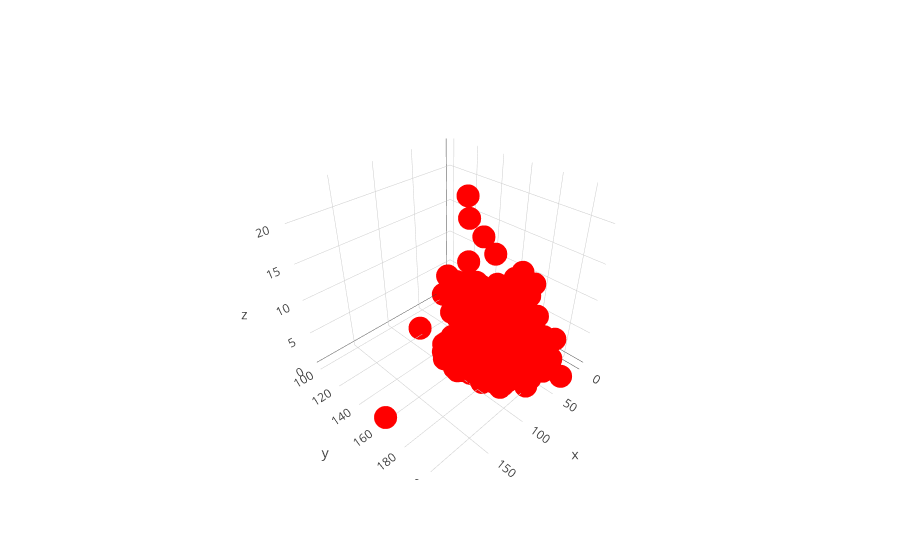

Source (notebook cell):
### Code cell
iplot([Scatter3d(x=s, y=q, z=v, mode='markers', marker={'color': 'red'})])

### Figure 1 — Plotly figure (JSON) as saved in the notebook; plotly's stock layout.template omitted (floating-point values rounded to 4 significant figures; data arrays with more than 128 entries replaced by an {"elided": "..."} marker saying what was removed)
{"data": [{"marker": {"color": "red"}, "mode": "markers", "type": "scatter3d", "uid": "00a91e5e-7367-43a6-bccb-ba0c40222469", "x": {"elided": "6826 int values"}, "y": {"elided": "6826 int values"}, "z": {"elided": "6826 int values"}}], "layout": {}}
